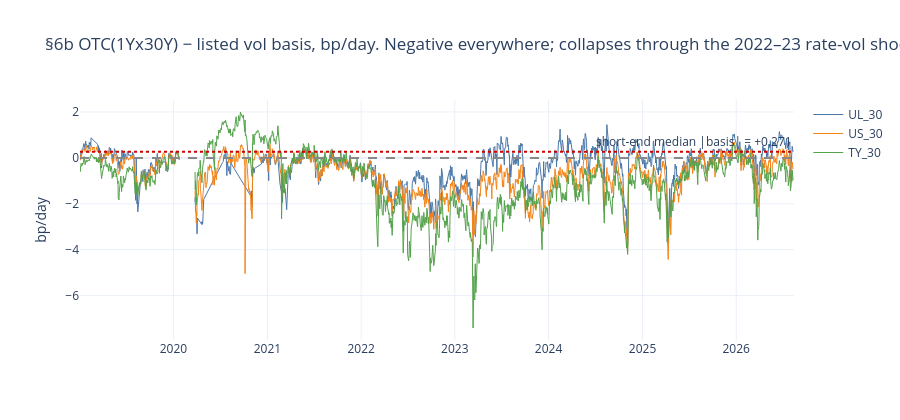

Source (notebook cell):
### Code cell
fig = go.Figure()
for sym, col in (("UL_30", "#4C78A8"), ("US_30", "#F58518"), ("TY_30", "#54A24B")):
    g = basis[basis["listed_symbol"] == sym].sort_values("date")
    fig.add_trace(go.Scatter(x=g["date"], y=g["basis_bp_day"], name=sym,
                             line=dict(color=col, width=1)))
fig.add_hline(y=0.0, line=dict(color="#888", dash="dash"))
fig.add_hline(y=tw.SHORT_END_REFERENCE["median_abs_basis_bp_day"],
              line=dict(color="#C00", dash="dot"),
              annotation_text="short-end median |basis| = +0.271")
fig.update_layout(title="§6b OTC(1Yx30Y) − listed vol basis, bp/day. Negative everywhere; "
                        "collapses through the 2022–23 rate-vol shock",
                  height=420, template="plotly_white", yaxis_title="bp/day")
fig.show()

### Figure 1 — Plotly figure (JSON) as saved in the notebook; plotly's stock layout.template omitted (floating-point values rounded to 4 significant figures; data arrays with more than 128 entries replaced by an {"elided": "..."} marker saying what was removed)
{"data": [{"line": {"color": "#4C78A8", "width": 1}, "name": "UL_30", "type": "scatter", "x": {"elided": "1648 str values"}, "y": {"elided": "1648 float values"}}, {"line": {"color": "#F58518", "width": 1}, "name": "US_30", "type": "scatter", "x": {"elided": "1901 str values"}, "y": {"elided": "1901 float values"}}, {"line": {"color": "#54A24B", "width": 1}, "name": "TY_30", "type": "scatter", "x": {"elided": "1901 str values"}, "y": {"elided": "1901 float values"}}], "layout": {"annotations": [{"showarrow": false, "text": "short-end median |basis| = +0.271", "x": 1, "xanchor": "right", "xref": "x domain", "y": 0.2715, "yanchor": "bottom", "yref": "y"}], "height": 420, "shapes": [{"line": {"color": "#888", "dash": "dash"}, "type": "line", "x0": 0, "x1": 1, "xref": "x domain", "y0": 0.0, "y1": 0.0, "yref": "y"}, {"line": {"color": "#C00", "dash": "dot"}, "type": "line", "x0": 0, "x1": 1, "xref": "x domain", "y0": 0.2715, "y1": 0.2715, "yref": "y"}], "title": {"text": "§6b OTC(1Yx30Y) − listed vol basis, bp/day. Negative everywhere; collapses through the 2022–23 rate-vol shock"}, "yaxis": {"title": {"text": "bp/day"}}}}
